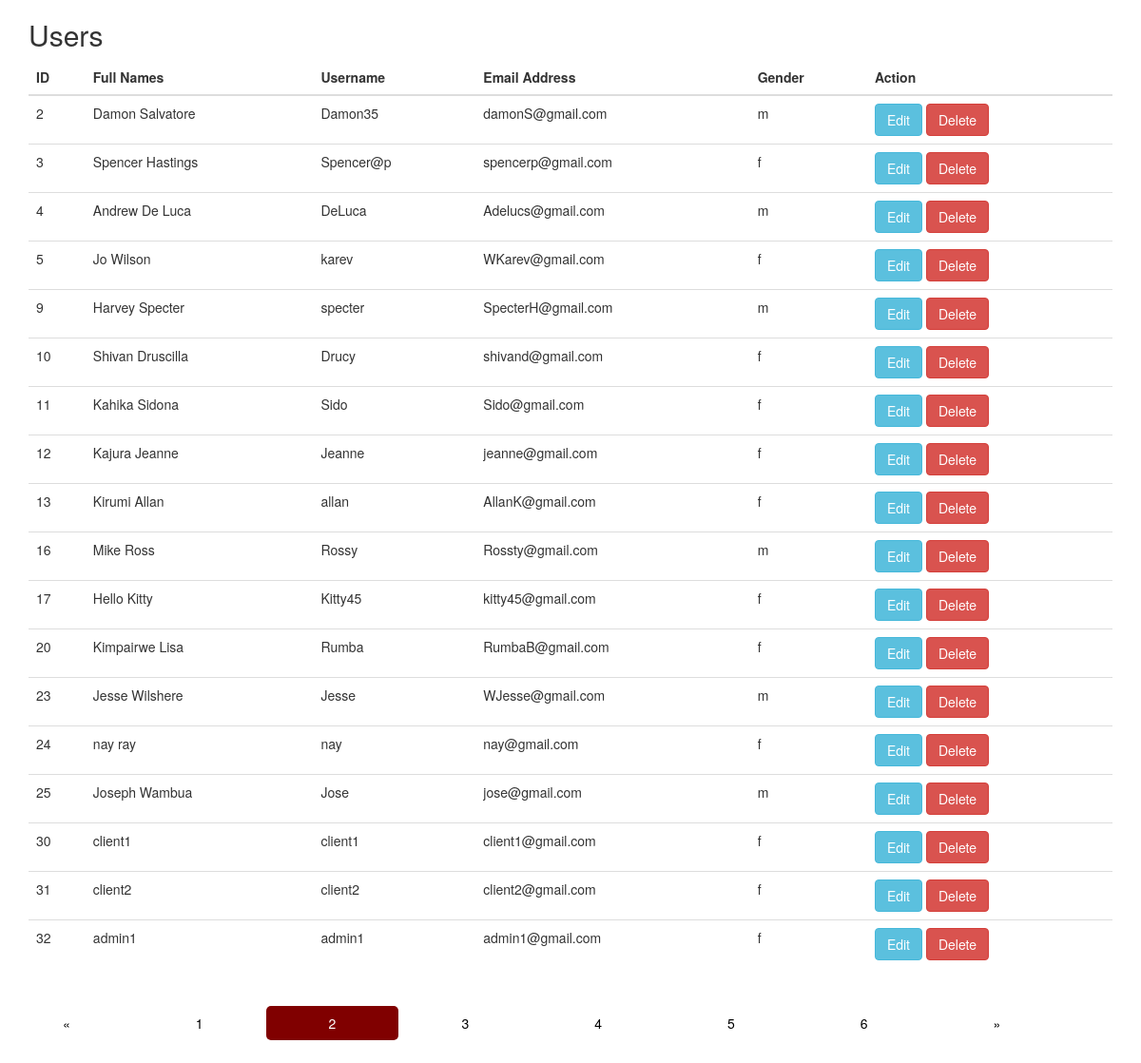
The page /view.php on the database its author committed.
### tables this page shows
CREATE TABLE `registration` (
  `id` int(11) NOT NULL,
  `fullnames` varchar(50) NOT NULL,
  `chooseusername` varchar(50) NOT NULL,
  `emailaddress` varchar(50) NOT NULL,
  `enterpassword` varchar(20) NOT NULL,
  `gender` enum('m','f') NOT NULL,
  `usertype` varchar(50) NOT NULL DEFAULT 'customer'
);

### view.php (the view, shortened to what this page needs)
<?php
include "config.php";
$sql = "SELECT * FROM registration";
$result = $conn->query($sql);
?>
<!DOCTYPE html>
<html>
<head>
<link rel="stylesheet" href="https://maxcdn.bootstrapcdn.com/bootstrap/3.4.0/css/bootstrap.min.css">
</head>
<body>
	<div class="container">
		<h2>Users</h2>
<table class="table">
	<thead>
		<tr>
		<th>ID</th>
		<th>Full Names</th>
		<th>Username</th>
		<th>Email Address</th>
		<th>Gender</th>
		<th>Action</th>
	</tr>
	</thead>
	<tbody>
		<?php
			if ($result->num_rows > 0) {
				while ($row = $result->fetch_assoc()) {
		?>
					<tr>
					<td><?php echo $row['id']; ?></td>
					<td><?php echo $row['fullnames']; ?></td>
					<td><?php echo $row['chooseusername']; ?></td>
					<td><?php echo $row['emailaddress']; ?></td>
					<td><?php echo $row['gender']; ?></td>
					<td><a class="btn btn-info" href="update.php?id=<?php echo $row['id']; ?>">Edit</a>&nbsp;<a class="btn btn-danger" href="delete.php?id=<?php echo $row['id']; ?>">Delete</a></td>
					</tr>
		<?php		}
			}
		?>
	</tbody>
</table>
	</div>
<div class="pagination">
  <a href="#">&laquo;</a>
  <a href="#">1</a>
  <a href="#" class="active">2</a>
  <a href="#">3</a>
  <a href="#">4</a>
  <a href="#">5</a>
  <a href="#">6</a>
  <a href="#">&raquo;</a>
</div>
</body>
</html>

### view.php (style rules this page uses)
.pagination { display: inline-block; }
.pagination a { color: black; float: left; padding: 8px 66px; text-decoration: none; }
.pagination a.active { background-color: maroon; color: white; border-radius: 5px; }

### rows shown on the page
registration: id "2", fullnames "Damon Salvatore", chooseusername "Damon35", emailaddress "damonS@gmail.com", gender "m"
registration: id "3", fullnames "Spencer Hastings", chooseusername "Spencer@p", emailaddress "spencerp@gmail.com", gender "f"
registration: id "4", fullnames "Andrew De Luca", chooseusername "DeLuca", emailaddress "Adelucs@gmail.com", gender "m"
registration: id "5", fullnames "Jo Wilson", chooseusername "karev", emailaddress "WKarev@gmail.com", gender "f"
registration: id "9", fullnames "Harvey Specter", chooseusername "specter", emailaddress "SpecterH@gmail.com", gender "m"
registration: id "10", fullnames "Shivan Druscilla", chooseusername "Drucy", emailaddress "shivand@gmail.com", gender "f"
registration: id "11", fullnames "Kahika Sidona", chooseusername "Sido", emailaddress "Sido@gmail.com", gender "f"
registration: id "12", fullnames "Kajura Jeanne", chooseusername "Jeanne", emailaddress "jeanne@gmail.com", gender "f"
registration: id "13", fullnames "Kirumi Allan", chooseusername "allan", emailaddress "AllanK@gmail.com", gender "f"
registration: id "16", fullnames "Mike Ross", chooseusername "Rossy", emailaddress "Rossty@gmail.com", gender "m"
registration: id "17", fullnames "Hello Kitty", chooseusername "Kitty45", emailaddress "kitty45@gmail.com", gender "f"
registration: id "20", fullnames "Kimpairwe Lisa", chooseusername "Rumba", emailaddress "RumbaB@gmail.com", gender "f"
registration: id "23", fullnames "Jesse Wilshere", chooseusername "Jesse", emailaddress "WJesse@gmail.com", gender "m"
registration: id "24", fullnames "nay ray", chooseusername "nay", emailaddress "nay@gmail.com", gender "f"
registration: id "25", fullnames "Joseph Wambua", chooseusername "Jose", emailaddress "jose@gmail.com", gender "m"
registration: id "30", fullnames "client1", chooseusername "client1", emailaddress "client1@gmail.com", gender "f"
registration: id "31", fullnames "client2", chooseusername "client2", emailaddress "client2@gmail.com", gender "f"
registration: id "32", fullnames "admin1", chooseusername "admin1", emailaddress "admin1@gmail.com", gender "f"
